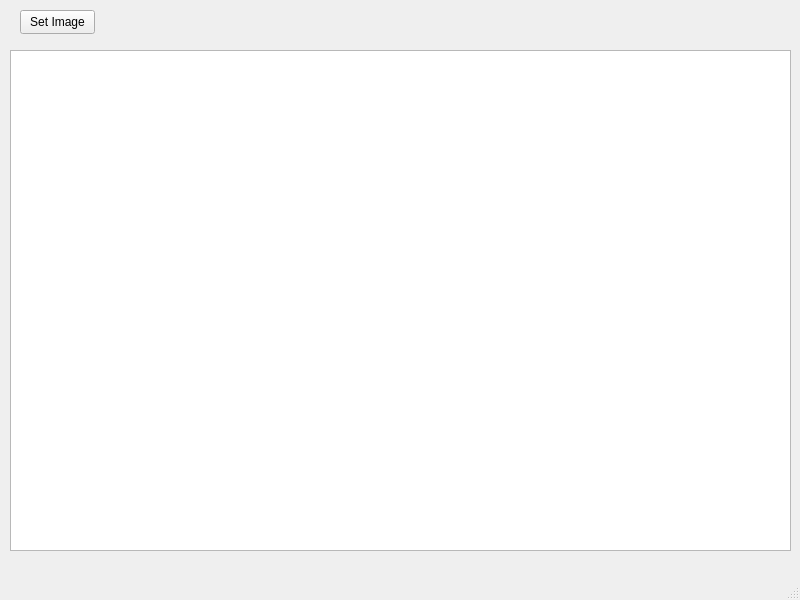
<?xml version="1.0" encoding="UTF-8"?>
<ui version="4.0">
 <class>MainWindow</class>
 <widget class="QMainWindow" name="MainWindow">
  <property name="geometry">
   <rect>
    <x>0</x>
    <y>0</y>
    <width>800</width>
    <height>600</height>
   </rect>
  </property>
  <property name="windowTitle">
   <string>MainWindow</string>
  </property>
  <widget class="QWidget" name="centralwidget">
   <widget class="QGraphicsView" name="graphicsView">
    <property name="geometry">
     <rect>
      <x>10</x>
      <y>50</y>
      <width>781</width>
      <height>501</height>
     </rect>
    </property>
   </widget>
   <widget class="QPushButton" name="pushButton">
    <property name="geometry">
     <rect>
      <x>20</x>
      <y>10</y>
      <width>75</width>
      <height>24</height>
     </rect>
    </property>
    <property name="text">
     <string>Set Image</string>
    </property>
   </widget>
  </widget>
  <widget class="QMenuBar" name="menubar">
   <property name="geometry">
    <rect>
     <x>0</x>
     <y>0</y>
     <width>800</width>
     <height>22</height>
    </rect>
   </property>
  </widget>
  <widget class="QStatusBar" name="statusbar"/>
 </widget>
 <resources/>
 <connections/>
</ui>
